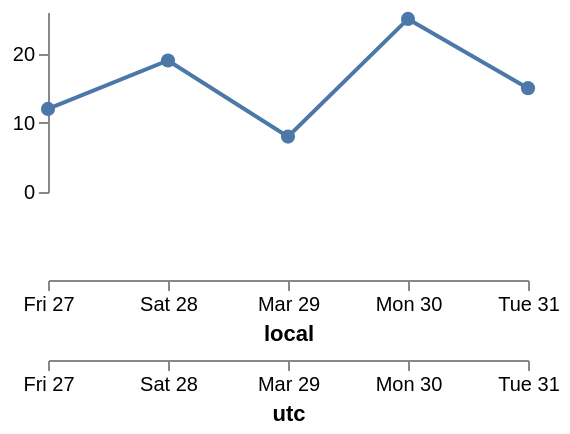

Vega-Lite specification stored for this chart:
### Vega specification from a JSON file in a GitHub repository (floating-point values rounded to 4 significant figures)
{"$schema": "https://vega.github.io/schema/vega/v6.json", "description": "A local time scale across the spring daylight-saving change, beside a UTC scale over the same instants. The two axes are deliberately not parallel: local midnight stays midnight through a night that is only 23 hours long.", "width": 240, "height": 130, "padding": 5, "data": [{"name": "table", "values": [{"t": "2026-03-27T00:00:00", "v": 12}, {"t": "2026-03-28T00:00:00", "v": 19}, {"t": "2026-03-29T00:00:00", "v": 8}, {"t": "2026-03-30T00:00:00", "v": 25}, {"t": "2026-03-31T00:00:00", "v": 15}], "format": {"parse": {"t": "date"}}}], "scales": [{"name": "x", "type": "time", "domain": {"data": "table", "field": "t"}, "range": "width"}, {"name": "xu", "type": "utc", "domain": {"data": "table", "field": "t"}, "range": "width"}, {"name": "y", "type": "linear", "domain": {"data": "table", "field": "v"}, "range": [90, 0], "zero": true, "nice": true}], "axes": [{"orient": "bottom", "scale": "x", "tickCount": 5, "offset": 4, "title": "local"}, {"orient": "bottom", "scale": "xu", "tickCount": 5, "offset": 44, "title": "utc"}, {"orient": "left", "scale": "y", "tickCount": 3}], "marks": [{"type": "line", "from": {"data": "table"}, "encode": {"enter": {"x": {"scale": "x", "field": "t"}, "y": {"scale": "y", "field": "v"}, "stroke": {"value": "#4c78a8"}, "strokeWidth": {"value": 2}}}}, {"type": "symbol", "from": {"data": "table"}, "encode": {"enter": {"x": {"scale": "x", "field": "t"}, "y": {"scale": "y", "field": "v"}, "size": {"value": 50}, "fill": {"value": "#4c78a8"}}}}]}
